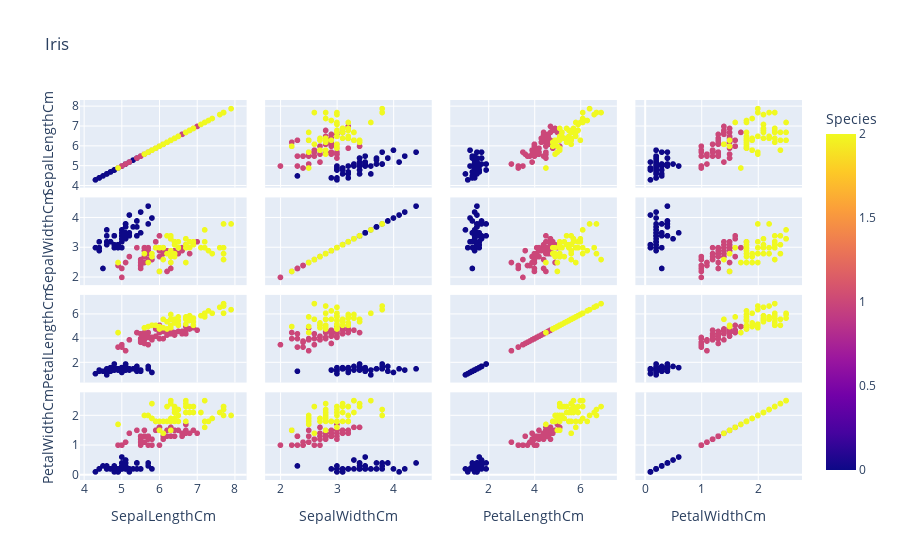

Source (notebook cell):
### Code cell
px.scatter_matrix(df, color='Species', title='Iris', dimensions=['SepalLengthCm','SepalWidthCm',
 'PetalLengthCm','PetalWidthCm'])

### Figure 1 — Plotly figure (JSON) as saved in the notebook; plotly's stock layout.template omitted (floating-point values rounded to 4 significant figures; data arrays with more than 128 entries replaced by an {"elided": "..."} marker saying what was removed)
{"data": [{"dimensions": [{"axis": {"matches": true}, "label": "SepalLengthCm", "values": {"elided": "150 float values"}}, {"axis": {"matches": true}, "label": "SepalWidthCm", "values": {"elided": "150 float values"}}, {"axis": {"matches": true}, "label": "PetalLengthCm", "values": {"elided": "150 float values"}}, {"axis": {"matches": true}, "label": "PetalWidthCm", "values": {"elided": "150 float values"}}], "hovertemplate": "%{xaxis.title.text}=%{x}<br>%{yaxis.title.text}=%{y}<br>Species=%{marker.color}<extra></extra>", "legendgroup": "", "marker": {"color": {"elided": "150 int values"}, "coloraxis": "coloraxis", "symbol": "circle"}, "name": "", "showlegend": false, "type": "splom"}], "layout": {"coloraxis": {"colorbar": {"title": {"text": "Species"}}, "colorscale": [[0, "#0d0887"], [0.1111, "#46039f"], [0.2222, "#7201a8"], [0.3333, "#9c179e"], [0.4444, "#bd3786"], [0.5556, "#d8576b"], [0.6667, "#ed7953"], [0.7778, "#fb9f3a"], [0.8889, "#fdca26"], [1, "#f0f921"]]}, "dragmode": "select", "legend": {"tracegroupgap": 0}, "title": {"text": "Iris"}}}
